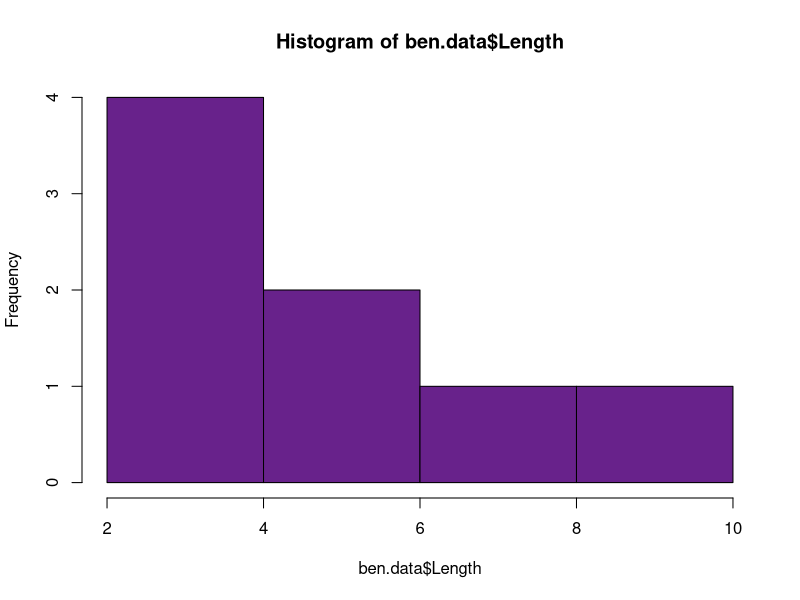
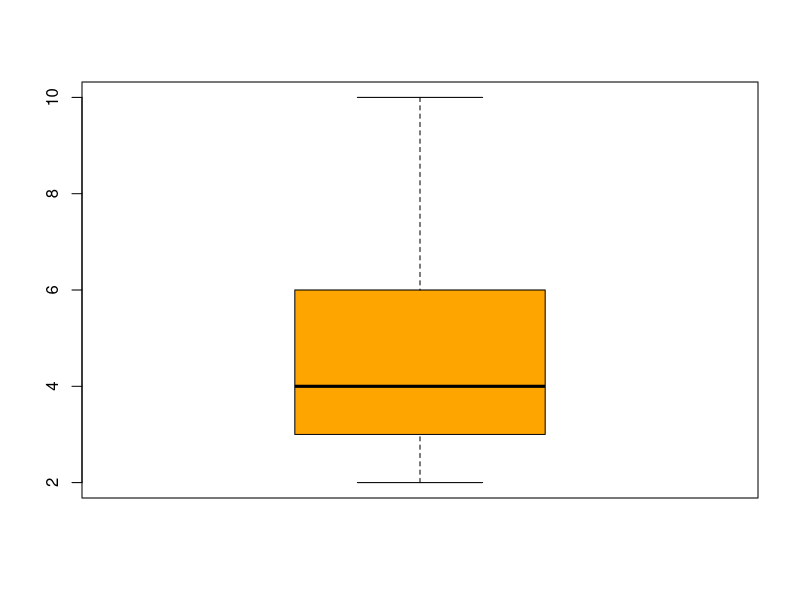
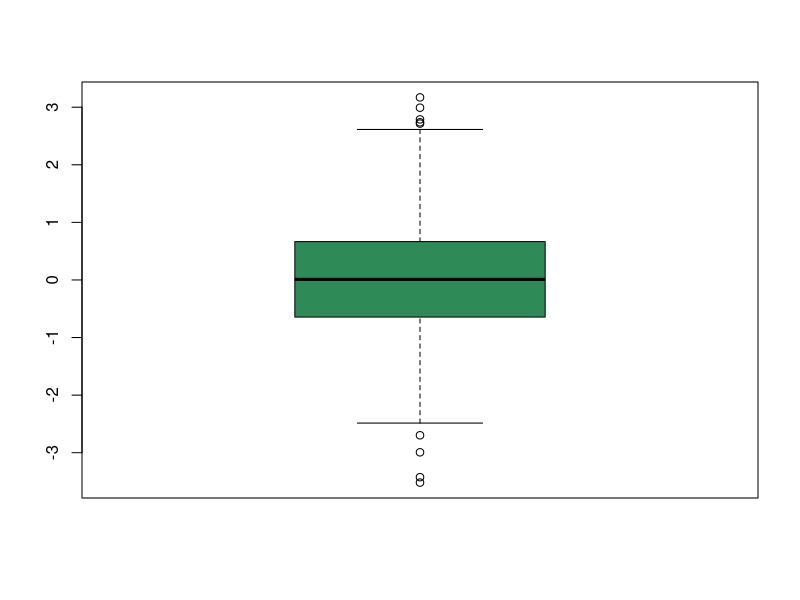

The R source for these figures, in order:
## ---- chunk 1
ben.data <- read.csv("lengthdata.csv")
mean(ben.data$Length)
## ---- chunk 2
geo.mean1 <- function(x){
  prod(x)^(1/length(x))
}
geo.mean2 <- function(x){
  exp(mean(log(x)))
}

geo.mean1(ben.data$Length)
geo.mean2(ben.data$Length)
## ---- chunk 3
har.mean <- function(x){
  length(x)/sum(1/x)
}

har.mean(ben.data$Length)
## ---- chunk 4
median(ben.data$Length)
## ---- chunk 5
hist(ben.data$Length, col = "darkorchid4") #The mode is 3 if we use this histogram
## ---- chunk 6
mode <- function(x){
  y <- sort(table(x),decreasing = T)
  if(y[1] == y[2]) {  #Test whether there is more than one mode
    print("There is more than 1 mode.  You should use a histogram to determine the mode")
  } else {  #If there is only 1 mode, tell the user the mode
    as.numeric(names(y)[1])
  }
}
## ---- chunk 7
var(ben.data$Length)
## ---- chunk 8
sd(ben.data$Length)
## ---- chunk 9
se <- function(x) sd(x)/sqrt(length(x))
se(ben.data$Length)
## ---- chunk 10
cv <- function(x) 100*(sd(x)/mean(x))
cv(ben.data$Length)
## ---- chunk 11
quantile(ben.data$Length)
## ---- chunk 12
quantile(ben.data$Length, probs = c(0.1, 0.25, 0.33, 0.66, 0.75, 0.9))
## ---- chunk 13
summary(ben.data)
## ---- chunk 14
boxplot(ben.data$Length, col="orange")
## ---- chunk 15
boxplot(rnorm(1000), col = "seagreen")
